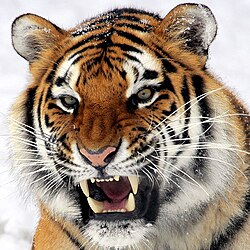
#> input picture tiger.jpg, 250 x 250 px
$ python main.py
#> lines starting #> are read from the running program, lines starting #| are printed output that depends on the picture
import cv2
import matplotlib.pyplot as plt

# Step 1: Load the image
image_path = "tiger.jpg"   # User-provided image path
image = cv2.imread(image_path)
#> image is the input picture: shape (250, 250, 3); mean B, G, R 129.6, 143.6, 159.5
# Convert RGB to BGR for correct colour display with matplotlib
image_rgb = cv2.cvtColor(image, cv2.COLOR_BGR2RGB)
# Get image dimentions
height, width, _= image_rgb.shape
#> height = 250; width = 250
# Step 2: Draw Two Rectangles Around Interesting Regions
# Rectangle 1: Top-left corner
rect1_width, rect1_height = 150, 150
top_left1= (20,20) # Fixed 20 pixels padding from top-left
bottom_right1 = (top_left1[0] + rect1_width, top_left1[1] + rect1_height)
cv2.rectangle(image_rgb, top_left1, bottom_right1, (0, 255, 255), 3)  # Yellow rectangle
# Rectangle 2: Bottom- right corner
rect2_width, rect2_height = 200, 150
top_left2 = (width - rect2_width - 20, height - rect2_height - 20)   # 20 pixels padding
#> top_left2 = (30, 80)
bottom_right2 = (top_left2[0] + rect2_width, top_left2[1] + rect2_height)
#> bottom_right2 = (230, 230)
cv2.rectangle(image_rgb, top_left2, bottom_right2, (255,0,255), 3)    # Magenta rectangle
# Step 3: Draw Circles at the Centers of Both Rectangles
center1_x = top_left1[0] + rect1_width // 2
center1_y = top_left1[1] + rect1_height // 2
center2_x = top_left2[0] + rect2_width // 2
#> center2_x = 130
center2_y = top_left2[1] + rect2_height // 2
#> center2_y = 155
cv2.circle(image_rgb, (center1_x, center1_y), 15, (0, 255, 0), -1)   # Filled green circle
cv2.circle(image_rgb, (center2_x, center2_y), 15, (0, 255, 0), -1)   # Filled red circle
# Step 4: Draw Connecting Lines Between Centers of Rectangles
cv2.line(image_rgb, (center1_x, center1_y), (center2_x, center2_y), (0, 255, 0), 3)
# Step 5: Add Text Labels for Regions and Centers
font = cv2.FONT_HERSHEY_SIMPLEX
cv2.putText(image_rgb, 'Region 1', (top_left1[0], top_left1[1] - 10), font, 0.7, (255, 255, 255), 2, cv2.LINE_AA)
#> image_rgb: shape (250, 250, 3); mean R, G, B 153.4, 144.3, 140.1
cv2.putText(image_rgb, 'Region 2', (top_left2[0], top_left2[1] - 10), font, 0.7, (255, 255, 255), 2, cv2.LINE_AA)
# Step 6: Add Bi-Directional Arrow Representing Height
arrow_start = (width - 50, 20)   # Start neat the top-right
#> arrow_start = (200, 20)
arrow_end = (width - 50, height - 20)   # End near the bottom-right
#> arrow_end = (200, 230)

# Draw arrows in both directions
cv2.arrowedLine(image_rgb, arrow_start, arrow_end, (255, 255, 0), 3, tipLength=0.05)  # Downward arrow
cv2.arrowedLine(image_rgb, arrow_end, arrow_start, (255, 255, 0), 3, tipLength=0.05)  # Upward arrow
#> image_rgb: shape (250, 250, 3); mean R, G, B 157.3, 148.9, 140.3

# Annotate the height value
height_label_position = (arrow_start[0] - 150, (arrow_start[1] + arrow_end[1]) // 2)
#> height_label_position = (50, 125)
cv2.putText(image_rgb, f'Height: {height}px', height_label_position, font, 0.8, (255, 255, 0), 2, cv2.LINE_AA)
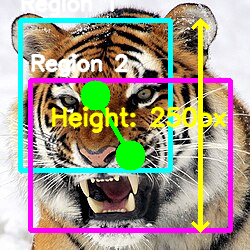
#> image_rgb: shape (250, 250, 3); mean R, G, B 160.5, 152.4, 138.4

# Step 7: Display the Annotated Image
plt.figure(figsize=(12,8))
plt.imshow(image_rgb)
plt.title('Annotated Image with Regions, Centers, and Bi- Directional Height Arrow')
plt.axis('off')
plt.show()
